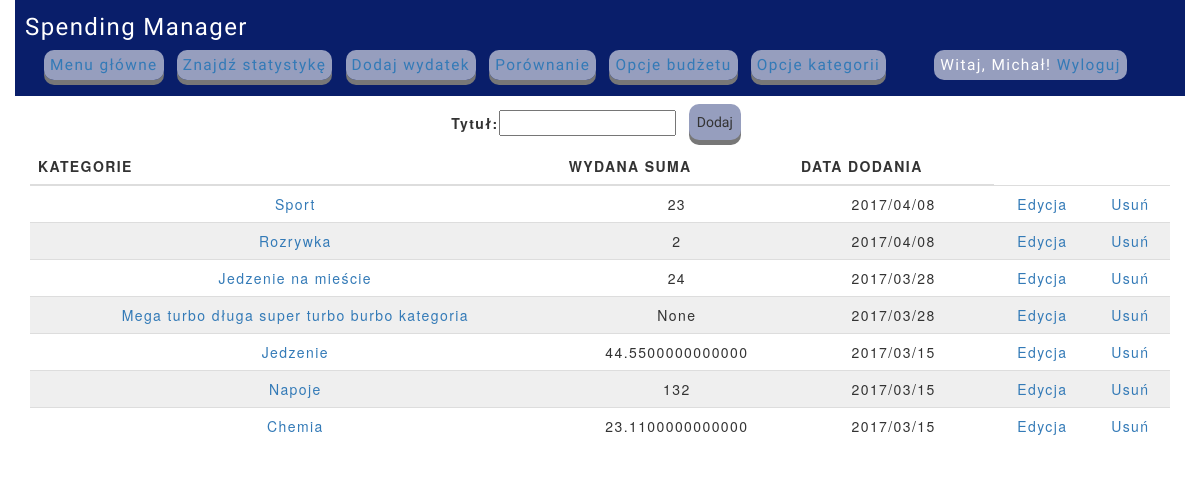
Screenshot of /category_setup/ (signed in) with the database file from the repository.
### core_sm/models.py (models this page shows, shortened)
class Category(models.Model):
    user = models.ForeignKey(settings.AUTH_USER_MODEL)
    title = models.CharField(max_length=200)
    publish = models.DateField(auto_now_add=True)
    updated = models.DateField(auto_now=True)
    class Meta:
        ordering = ('-publish',)

### core_sm/views.py (the view)
# urls.py: url(r'^category_setup/$', views.category_setup, name='category_setup'),
@login_required
def category_setup(request):
    add = False
    info_total = []
    info_url = []
    info = Category.objects.filter(user_id=User.objects.get(username=request.user).id)
    for item in info:
        info_total.append(Cost.objects.filter(category_id=item.id, user=request.user).aggregate(Sum('value'))['value__sum'])
        info_url.append(str(item.publish).replace('-', '/'))
    if request.method == 'POST':
        form = CategoryForm(request.POST)
        if form.is_valid():
            add = True
            f = form.save(commit=False)
            f.user = request.user
            f.save()
    else:
        form = CategoryForm
    data = zip(info, info_total, info_url)
    return render(request, 'core_sm/costs/category/category_setup.html', {'data': data,
                                                                          'form': form,
                                                                          'add': add})

### core_sm/templates/core_sm/costs/category/category_setup.html (shortened to what this page needs)
{% extends 'core_sm/base.html' %}
{% load staticfiles %}
{% block script %}
    <link rel="stylesheet" href="https://cdn.pydata.org/bokeh/release/bokeh-0.12.3.min.css" type="text/css" />
{% endblock %}
{% block content %}
<div class="form-container">
    <form method="POST" class="form-inline">
        <div class="form-group">
        {{ form }}
        </div>
        <input type="submit" value="Dodaj">
    </form>
</div>
<table class="table">
    <thead>
    <tr>
        <th>Kategorie</th>
        <th>Wydana suma</th>
        <th>Data dodania</th>
    </tr>
    </thead>
    <tbody>
    {% for item, total, url in data %}
    <tr>
        <td><a href="/category/{{ item.id }}/">{{ item.title }}</a></td>
        <td>{{ total }}</td>
        <td>{{ url }}</td>
        <td><a href="/category_edit/{{ item.id }}/">Edycja</a></td>
        <td>
            <a href="/category_delete/{{ item.id }}/"
                   onclick="return confirm('Uwaga! To spowoduje również usunięcie wszystkich wydatków powiązanych!');">Usuń</a></td>
    </tr>
    {% endfor %}
    </tbody>
</table>
{% endblock %}

### core_sm/templates/core_sm/base.html (shortened to what this page needs)
{% load staticfiles %}
<!DOCTYPE html>
<html lang="pl">
<head>
    <link href="{% static 'css/style.css' %}" rel="stylesheet">
    <link rel="stylesheet" href="//maxcdn.bootstrapcdn.com/bootstrap/3.2.0/css/bootstrap.min.css">
    <link rel="stylesheet" href="//maxcdn.bootstrapcdn.com/bootstrap/3.2.0/css/bootstrap-theme.min.css">
    {% block script %}{% endblock %}
</head>
<body class="container-fluid">
        <nav>
            <p id="logo">Spending Manager</p>
            <ul class="container-fluid">
                <li class="navbar-btn"><a href="{% url 'core_sm:current_detail' %}">Menu główne</a></li>
                <li class="navbar-btn"><a href="{% url 'core_sm:costs_stats' %}">Znajdź statystykę</a></li>
                <li class="navbar-btn"><a href="{% url 'core_sm:day_data_multiadd' %}">Dodaj wydatek</a></li>
                <li class="navbar-btn"><a href="{% url 'core_sm:stats_comp' %}">Porównanie</a></li>
                <li class="navbar-btn"><a href="{% url 'core_sm:budget_setup' %}">Opcje budżetu</a></li>
                <li class="navbar-btn"><a href="{% url 'core_sm:category_setup' %}">Opcje kategorii</a></li>
                <ul class="navbar-right">
                    <li id="logon">
                    {% if request.user.is_authenticated %}
                    Witaj, {{ request.user.first_name }}!
                    <a href="{% url 'core_sm:logout' %}">Wyloguj</a>
                    {% else %}
                    <a href="{% url 'core_sm:login' %}">Zaloguj</a>
                    {% endif %}
                    </li>
                </ul>
            </ul>
        </nav>
        <main class="container">
            {% block content %}
            {% endblock %}
        </main>
</body>
</html>

### core_sm/static/css/style.css (style rules this page uses)
body { margin: 0 auto; padding: 0; font-family: Arial, helvetica, sans-serif; font-size: 12px; letter-spacing: 0.1em; width: 100%; background: #efefef; }
a { text-decoration: none; }
#logo { font-family: 'Muli', sans-serif; font-size: 24px; float: left; }
nav { width: 100%; padding: 10px; text-align: center; background:#091E6A; color:#fff; overflow:auto; font-family: 'Muli', sans-serif; font-size: 110%; }
nav ul { list-style-type: none; color: #fff; float: left; }
nav ul li { margin: 4px; padding: 6px; background: #969EBE; display: inline; font-family: 'Muli', sans-serif; cursor: pointer; outline: none; border: none; border-radius: 10px; box-shadow: 0 5px #777777; }
main { text-align: center; width: 100%; background: white; }
th { text-transform: uppercase; border-bottom: 2px solid #111111; border-top: 1px solid #999; text-align: left; }
tr:nth-child(even) { background-color: #efefef; }
.form-container input[type=submit] { margin: 0.7%; padding: 0.7%; background: #969EBE; display: inline; font-family: 'Muli', sans-serif; cursor: pointer; outline: none; border: none; border-radius: 10px; box-shadow: 0 5px #777777; }
#logon { border-radius: none; box-shadow: none; }

### rows the page displays
Category: title "Sport", total "23", url "2017/04/08"
Category: title "Rozrywka", total "2", url "2017/04/08"
Category: title "Jedzenie na mieście", total "24", url "2017/03/28"
Category: title "Mega turbo długa super turbo burbo kategoria", total "None", url "2017/03/28"
Category: title "Jedzenie", total "44.5500000000000", url "2017/03/15"
Category: title "Napoje", total "132", url "2017/03/15"
Category: title "Chemia", total "23.1100000000000", url "2017/03/15"

### other values shown
{{ request.user.first_name }} "Michał"
